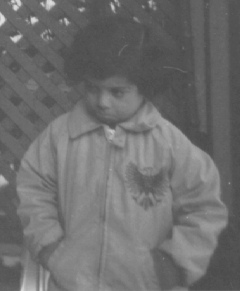
%> input picture Lec+Lab_2 Image Histogramm/Lab_2/pout.jpg, 240 x 291 px
$ octave Lab2_sol.m   (GNU Octave 9; MATLAB toolbox functions it lacks are replaced by stand-ins)
%> lines starting %> are read from the running program, lines starting %| are printed output that depends on the picture
clear all
clc

im = imread('pout.jpg');
%> im is the input picture: size 291x240x3 uint8; min 74, max 225, mean 110.3
%imtool(monkey)
figure

% Grayscale image
gray_img = rgb2gray(im);
imrows = size(im, 1);
%> imrows = 291
imcols = size(im, 2);
%> imcols = 240

subplot(2,4,1)
imshow(gray_img)
subplot(2,4,5)
imhist(gray_img),axis tight

% Image processing by formula: y = x/2
im2 = gray_img;
for i=1:imrows
    for j=1:imcols
        im2(i,j) = im2(i,j) / 2;
    end
end
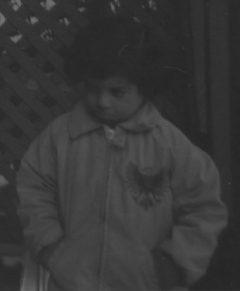
%> im2: size 291x240 uint8; min 37, max 113, mean 55.4
subplot(2,4,2)
imshow(im2)
subplot(2,4,6)
imhist(im2),axis tight

% Histogram stretching 1
im3(:,:) = uint16(gray_img);
A = 0;
B = 255;
a = min(min(im3));
%> a = 74
b = max(max(im3));
%> b = 225

for i=1:imrows
    for j=1:imcols
        im3(i,j) = ((im3(i,j) - a) * (B - A)) / (b - a);
        im3(i,j) = im3(i,j) + A;
    end
end
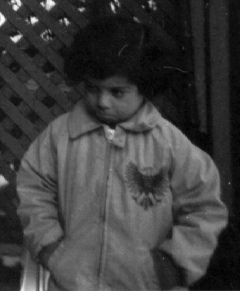
%> im3: size 291x240 uint16; min 0, max 255, mean 61.3

im3 = uint8(im3);
%> im3: size 291x240 uint8
subplot(2,4,3)
imshow(im3)
subplot(2,4,7)
imhist(im3)

% Histogram stretching (ajustment)
im4(:,:) = uint16(gray_img);
A = 0;
B = 255;
a = min(min(im4));
b = 160;

for i=1:imrows
    for j=1:imcols
        im4(i,j) = ((im4(i,j) - a) * (B - A)) / (b - a);
        im4(i,j) = im4(i,j) + A;
    end
end

im4 = uint8(im4);
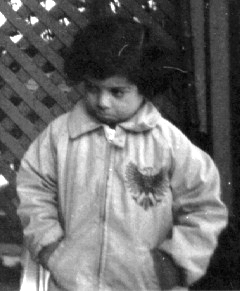
%> im4: size 291x240 uint8; min 0, max 255, mean 107.1
subplot(2,4,4)
imshow(im4)
subplot(2,4,8)
imhist(im4)
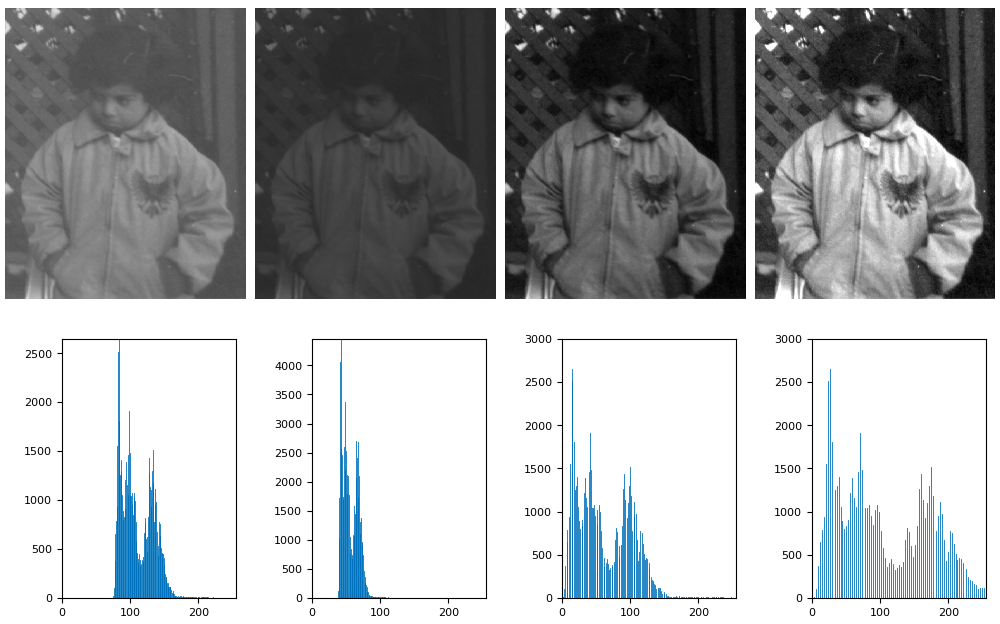
%> figure redrawn from the program's plot data, 8 panels
